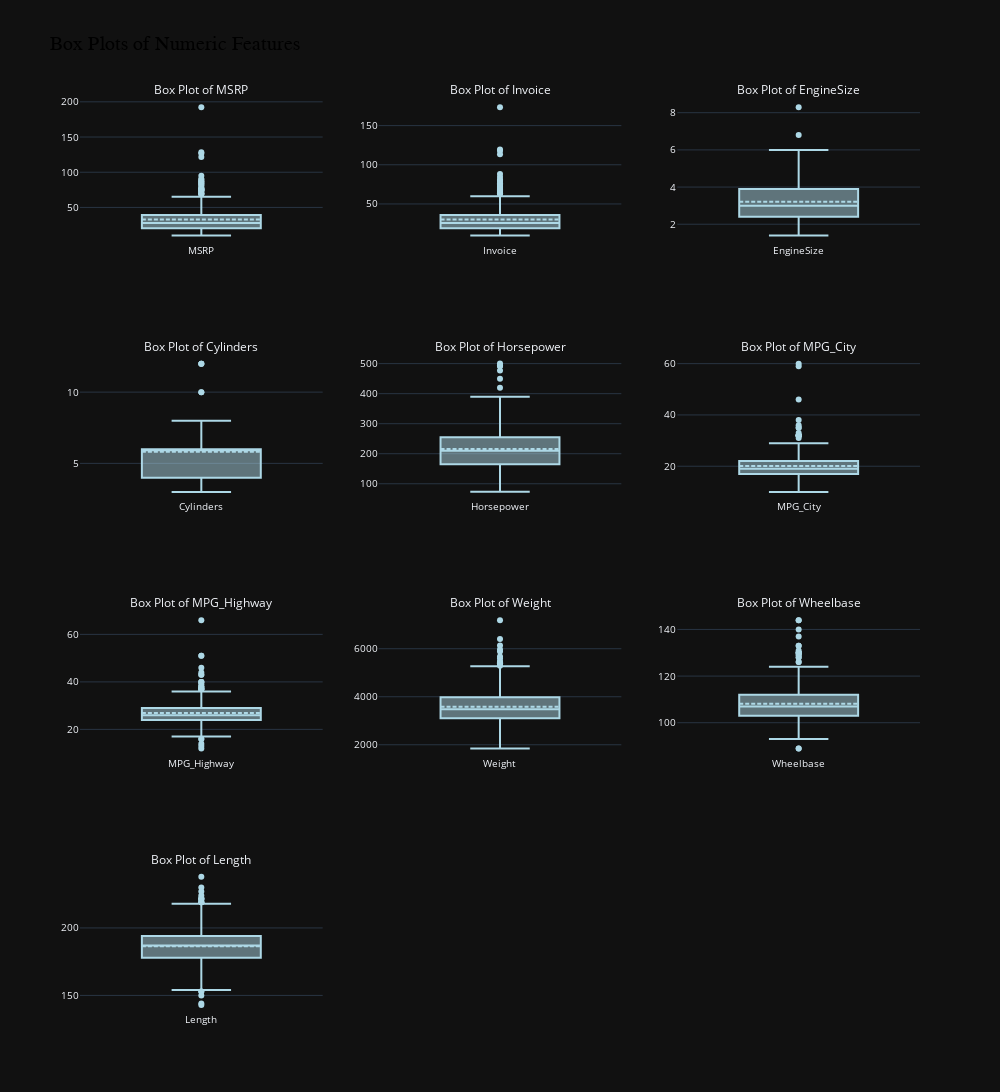

Notebook cell for this chart:
### Code cell
class visualization_Univariate:
    """
    A class for visualizing univariate distributions in a dataset using histograms, 
    count plots, and box plots (with Plotly).
    """

    def __init__(self, data):
        """
        Initializes the visualization_Univariate class with the provided dataset.

        Parameters:
        data (pd.DataFrame): The input dataset as a pandas DataFrame.

        Raises:
        ValueError: If the provided data is not a pandas DataFrame.
        """
        try:
            self.data = data
        except:
            raise ValueError("The data parameter should be a valid pandas DataFrame.")
    
    def vis_hist(self):
        """
        Visualizes the distribution of numeric features using histograms.

        Returns:
        None: Displays histograms for numeric features.
        """
        # Select numeric columns from the dataset
        col_numeric = self.data.select_dtypes(np.number).columns
        num_col = 3  # Number of columns in the plot grid
        num_row = (len(col_numeric) + num_col - 1) // num_col  # Calculate the number of rows

        plt.figure(figsize=(12, 10))  # Set the figure size

        # Create histograms for each numeric column
        for i, col in enumerate(col_numeric):
            plt.subplot(num_row, num_col, i + 1)
            sns.histplot(data=self.data, x=col, kde=True, bins=20, color='skyblue', stat="density")
            plt.title(f"Histogram of {col}", fontsize=16)
            plt.xlabel(col, fontsize=12)
            plt.ylabel('Density', fontsize=12)
        
        plt.tight_layout()  # Adjust layout to prevent overlap
        plt.suptitle("Univariate Distribution of Numeric Features", fontsize=18, y=1.02)
        plt.show()
        
    def vis_counts(self):
        """
        Visualizes the distribution of categorical features using count plots.

        Returns:
        None: Displays count plots for categorical features.
        """
        # Select categorical columns with a limited number of unique values
        columns_cat = [col for col in self.data.columns if self.data[col].nunique() <= 8]

        plt.figure(figsize=(15, 10))  # Set the figure size
        num_col = 3  # Number of columns in the plot grid
        num_row = (len(columns_cat) + num_col - 1) // num_col  # Calculate the number of rows

        # Create count plots for each categorical column
        for i, col in enumerate(columns_cat):
            plt.subplot(num_row, num_col, i + 1)
            sorted_order = self.data[col].value_counts().index  # Sort categories by count
            
            sns.countplot(data=self.data, x=col, palette="viridis", order=sorted_order)
            plt.title(f'Distribution of {col}', fontsize=12, fontweight='bold')
            plt.xlabel(f'{col}', fontsize=10)
            plt.ylabel('Count', fontsize=10)
            plt.xticks(rotation=45, fontsize=9)
            plt.yticks(fontsize=9)
            
            # Add value annotations on top of bars
            value_counts = self.data[col].value_counts()
            for i, v in enumerate(value_counts.values):
                plt.text(i, v + 0.5, f"{v:.0f}", ha='center', va='bottom', fontsize=9, color='black')
        
        plt.suptitle("Univariate Distribution of Categorical Features", fontsize=18, y=1.02, color='red')
        plt.tight_layout()  # Adjust layout to prevent overlap
        plt.show()
        
    def vis_box_plotly(self):
        """
        Visualizes numeric features using box plots with Plotly.

        Returns:
        None: Displays interactive box plots for numeric features.
        """
        # Select numeric columns from the dataset
        col_numeric = self.data.select_dtypes(include='number').columns  
        num_col = 3  # Number of columns in the plot grid
        num_row = (len(col_numeric) + num_col - 1) // num_col  # Calculate the number of rows

        # Create subplots for box plots
        fig = make_subplots(rows=num_row, cols=num_col, subplot_titles=[f"Box Plot of {col}" for col in col_numeric])

        # Add box plots for each numeric column
        for i, col in enumerate(col_numeric):
            row = (i // num_col) + 1  # Calculate subplot row
            col_num = (i % num_col) + 1  # Calculate subplot column
            fig.add_trace(
                go.Box(y=self.data[col], name=col, boxmean=True, marker=dict(color='lightblue')),
                row=row, col=col_num
            )

        # Update layout for the figure
        fig.update_layout(
            height=300 * num_row, width=1000,  # Adjust figure size
            title_text="Box Plots of Numeric Features",
            title_font=dict(size=20, family="Arial", color="black"),
            showlegend=False, template='plotly_dark'
        )

        # Customize annotation and axis fonts
        fig.update_annotations(font_size=12)
        fig.update_xaxes(title_font=dict(size=12), tickfont=dict(size=10))
        fig.update_yaxes(title_font=dict(size=12), tickfont=dict(size=10))

        fig.show()

        


    
a=visualization_Univariate(new_data)
a.vis_counts()
a.vis_hist()
a.vis_box_plotly()

### Figure 1 — Plotly figure (JSON) as saved in the notebook; plotly's stock layout.template omitted (floating-point values rounded to 4 significant figures; data arrays with more than 128 entries replaced by an {"elided": "..."} marker saying what was removed)
{"data": [{"boxmean": true, "marker": {"color": "lightblue"}, "name": "MSRP", "type": "box", "xaxis": "x", "y": {"elided": "426 float values"}, "yaxis": "y"}, {"boxmean": true, "marker": {"color": "lightblue"}, "name": "Invoice", "type": "box", "xaxis": "x2", "y": {"elided": "426 float values"}, "yaxis": "y2"}, {"boxmean": true, "marker": {"color": "lightblue"}, "name": "EngineSize", "type": "box", "xaxis": "x3", "y": {"elided": "426 float values"}, "yaxis": "y3"}, {"boxmean": true, "marker": {"color": "lightblue"}, "name": "Cylinders", "type": "box", "xaxis": "x4", "y": {"elided": "426 int values"}, "yaxis": "y4"}, {"boxmean": true, "marker": {"color": "lightblue"}, "name": "Horsepower", "type": "box", "xaxis": "x5", "y": {"elided": "426 int values"}, "yaxis": "y5"}, {"boxmean": true, "marker": {"color": "lightblue"}, "name": "MPG_City", "type": "box", "xaxis": "x6", "y": {"elided": "426 int values"}, "yaxis": "y6"}, {"boxmean": true, "marker": {"color": "lightblue"}, "name": "MPG_Highway", "type": "box", "xaxis": "x7", "y": {"elided": "426 int values"}, "yaxis": "y7"}, {"boxmean": true, "marker": {"color": "lightblue"}, "name": "Weight", "type": "box", "xaxis": "x8", "y": {"elided": "426 int values"}, "yaxis": "y8"}, {"boxmean": true, "marker": {"color": "lightblue"}, "name": "Wheelbase", "type": "box", "xaxis": "x9", "y": {"elided": "426 int values"}, "yaxis": "y9"}, {"boxmean": true, "marker": {"color": "lightblue"}, "name": "Length", "type": "box", "xaxis": "x10", "y": {"elided": "426 int values"}, "yaxis": "y10"}], "layout": {"annotations": [{"font": {"size": 12}, "showarrow": false, "text": "Box Plot of MSRP", "x": 0.1444, "xanchor": "center", "xref": "paper", "y": 1, "yanchor": "bottom", "yref": "paper"}, {"font": {"size": 12}, "showarrow": false, "text": "Box Plot of Invoice", "x": 0.5, "xanchor": "center", "xref": "paper", "y": 1, "yanchor": "bottom", "yref": "paper"}, {"font": {"size": 12}, "showarrow": false, "text": "Box Plot of EngineSize", "x": 0.8556, "xanchor": "center", "xref": "paper", "y": 1, "yanchor": "bottom", "yref": "paper"}, {"font": {"size": 12}, "showarrow": false, "text": "Box Plot of Cylinders", "x": 0.1444, "xanchor": "center", "xref": "paper", "y": 0.7188, "yanchor": "bottom", "yref": "paper"}, {"font": {"size": 12}, "showarrow": false, "text": "Box Plot of Horsepower", "x": 0.5, "xanchor": "center", "xref": "paper", "y": 0.7188, "yanchor": "bottom", "yref": "paper"}, {"font": {"size": 12}, "showarrow": false, "text": "Box Plot of MPG_City", "x": 0.8556, "xanchor": "center", "xref": "paper", "y": 0.7188, "yanchor": "bottom", "yref": "paper"}, {"font": {"size": 12}, "showarrow": false, "text": "Box Plot of MPG_Highway", "x": 0.1444, "xanchor": "center", "xref": "paper", "y": 0.4375, "yanchor": "bottom", "yref": "paper"}, {"font": {"size": 12}, "showarrow": false, "text": "Box Plot of Weight", "x": 0.5, "xanchor": "center", "xref": "paper", "y": 0.4375, "yanchor": "bottom", "yref": "paper"}, {"font": {"size": 12}, "showarrow": false, "text": "Box Plot of Wheelbase", "x": 0.8556, "xanchor": "center", "xref": "paper", "y": 0.4375, "yanchor": "bottom", "yref": "paper"}, {"font": {"size": 12}, "showarrow": false, "text": "Box Plot of Length", "x": 0.1444, "xanchor": "center", "xref": "paper", "y": 0.1562, "yanchor": "bottom", "yref": "paper"}], "height": 1200, "showlegend": false, "title": {"font": {"color": "black", "family": "Arial", "size": 20}, "text": "Box Plots of Numeric Features"}, "width": 1000, "xaxis": {"anchor": "y", "domain": [0, 0.2889], "tickfont": {"size": 10}, "title": {"font": {"size": 12}}}, "xaxis10": {"anchor": "y10", "domain": [0, 0.2889], "tickfont": {"size": 10}, "title": {"font": {"size": 12}}}, "xaxis11": {"anchor": "y11", "domain": [0.3556, 0.6444], "tickfont": {"size": 10}, "title": {"font": {"size": 12}}}, "xaxis12": {"anchor": "y12", "domain": [0.7111, 1], "tickfont": {"size": 10}, "title": {"font": {"size": 12}}}, "xaxis2": {"anchor": "y2", "domain": [0.3556, 0.6444], "tickfont": {"size": 10}, "title": {"font": {"size": 12}}}, "xaxis3": {"anchor": "y3", "domain": [0.7111, 1], "tickfont": {"size": 10}, "title": {"font": {"size": 12}}}, "xaxis4": {"anchor": "y4", "domain": [0, 0.2889], "tickfont": {"size": 10}, "title": {"font": {"size": 12}}}, "xaxis5": {"anchor": "y5", "domain": [0.3556, 0.6444], "tickfont": {"size": 10}, "title": {"font": {"size": 12}}}, "xaxis6": {"anchor": "y6", "domain": [0.7111, 1], "tickfont": {"size": 10}, "title": {"font": {"size": 12}}}, "xaxis7": {"anchor": "y7", "domain": [0, 0.2889], "tickfont": {"size": 10}, "title": {"font": {"size": 12}}}, "xaxis8": {"anchor": "y8", "domain": [0.3556, 0.6444], "tickfont": {"size": 10}, "title": {"font": {"size": 12}}}, "xaxis9": {"anchor": "y9", "domain": [0.7111, 1], "tickfont": {"size": 10}, "title": {"font": {"size": 12}}}, "yaxis": {"anchor": "x", "domain": [0.8438, 1], "tickfont": {"size": 10}, "title": {"font": {"size": 12}}}, "yaxis10": {"anchor": "x10", "domain": [0, 0.1562], "tickfont": {"size": 10}, "title": {"font": {"size": 12}}}, "yaxis11": {"anchor": "x11", "domain": [0, 0.1562], "tickfont": {"size": 10}, "title": {"font": {"size": 12}}}, "yaxis12": {"anchor": "x12", "domain": [0, 0.1562], "tickfont": {"size": 10}, "title": {"font": {"size": 12}}}, "yaxis2": {"anchor": "x2", "domain": [0.8438, 1], "tickfont": {"size": 10}, "title": {"font": {"size": 12}}}, "yaxis3": {"anchor": "x3", "domain": [0.8438, 1], "tickfont": {"size": 10}, "title": {"font": {"size": 12}}}, "yaxis4": {"anchor": "x4", "domain": [0.5625, 0.7188], "tickfont": {"size": 10}, "title": {"font": {"size": 12}}}, "yaxis5": {"anchor": "x5", "domain": [0.5625, 0.7188], "tickfont": {"size": 10}, "title": {"font": {"size": 12}}}, "yaxis6": {"anchor": "x6", "domain": [0.5625, 0.7188], "tickfont": {"size": 10}, "title": {"font": {"size": 12}}}, "yaxis7": {"anchor": "x7", "domain": [0.2812, 0.4375], "tickfont": {"size": 10}, "title": {"font": {"size": 12}}}, "yaxis8": {"anchor": "x8", "domain": [0.2812, 0.4375], "tickfont": {"size": 10}, "title": {"font": {"size": 12}}}, "yaxis9": {"anchor": "x9", "domain": [0.2812, 0.4375], "tickfont": {"size": 10}, "title": {"font": {"size": 12}}}}}
